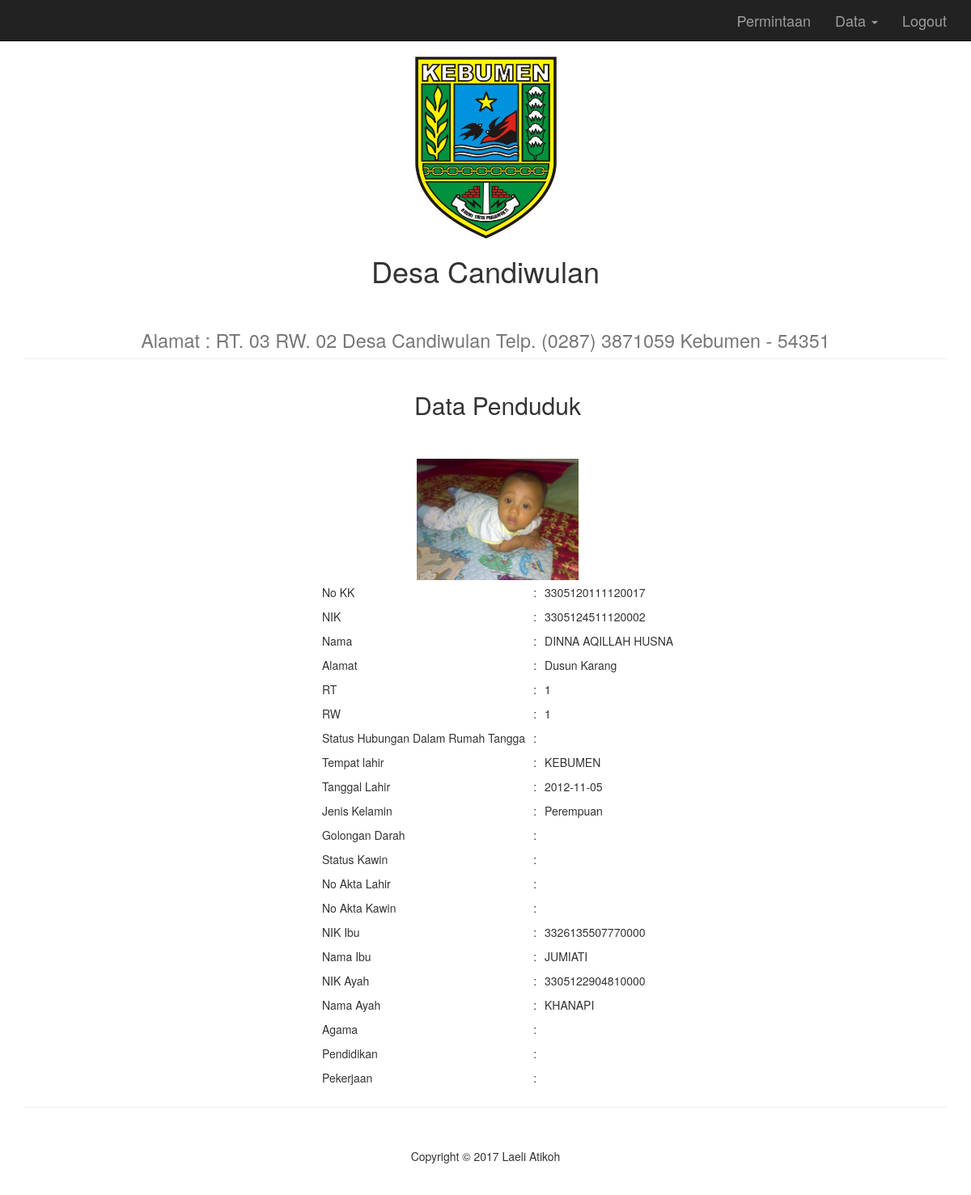
/kades.php?container=lihat_datapenduduk&no_id=AA0005 (signed in), run on the app's committed database.
### tables this page shows
CREATE TABLE IF NOT EXISTS `data_penduduk` (
  `no_kk` varchar(100) NOT NULL,
  `nik` varchar(100) NOT NULL,
  `nama_lgkp` varchar(200) NOT NULL,
  `alamat` varchar(50) NOT NULL,
  `rt` int(5) NOT NULL,
  `rw` int(5) NOT NULL,
  `shdk` varchar(50) NOT NULL,
  `tmpt_lhr` varchar(200) NOT NULL,
  `tgl_lhr` date NOT NULL,
  `jk` varchar(50) NOT NULL,
  `gol_darah` varchar(10) NOT NULL,
  `status_kwn` varchar(100) NOT NULL,
  `no_akta_lhr` varchar(100) NOT NULL,
  `no_akta_kwn` varchar(100) NOT NULL,
  `nik_ibu` varchar(100) NOT NULL,
  `nama_lgkp_ibu` varchar(200) NOT NULL,
  `nik_ayah` varchar(100) NOT NULL,
  `nama_lgkp_ayah` varchar(200) NOT NULL,
  `agama` varchar(100) NOT NULL,
  `pendidikan` varchar(100) NOT NULL,
  `pekerjaan` varchar(100) NOT NULL,
  `foto` varchar(500) NOT NULL,
  `no_id` varchar(12) NOT NULL,
  PRIMARY KEY (`nik`)
);

### lihat_datapenduduk.php (the view, shortened to what this page needs)
<?php
                          $no_id = $_GET['no_id'];
                          $query = "select * from data_penduduk where no_id ='$no_id'";
                          $tampil = mysql_query($query) or die("Gagal dalam menampilkan data");
                          $tampilData = mysql_fetch_array($tampil)
                        ?>
<div class="container">
<h2 align="center">Data Penduduk</h2>
<br><br>
  <center>
  <img src="<?php echo $tampilData['foto']; ?>" height="150" />
  <br>
  <table border="0">
  <tr><td>No KK</td><td>:</td><td><?php echo $tampilData['no_kk']; ?></td></tr>
  <tr><td>NIK</td><td>:</td><td><?php echo $tampilData['nik']; ?></td></tr>
  <tr><td>Nama</td><td>:</td><td><?php echo $tampilData['nama_lgkp']; ?></td></tr>
  <tr><td>Alamat</td><td>:</td><td><?php echo $tampilData['alamat']; ?></td></tr>
  <tr><td>RT</td><td>:</td><td><?php echo $tampilData['rt']; ?></td></tr>
  <tr><td>RW</td><td>:</td><td><?php echo $tampilData['rw']; ?></td></tr>
  <tr><td>Status Hubungan Dalam Rumah Tangga</td><td>:</td><td><?php echo $tampilData['shdk']; ?></td></tr>
  <tr><td>Tempat lahir</td><td>:</td><td><?php echo $tampilData['tmpt_lhr']; ?></td></tr>
  <tr><td>Tanggal Lahir</td><td>:</td><td><?php echo $tampilData['tgl_lhr'];?></td></tr>
  <tr><td>Jenis Kelamin</td><td>:</td><td><?php echo $tampilData['jk'];?></td></tr>
  <tr><td>Golongan Darah</td><td>:</td><td><?php echo $tampilData['gol_darah'];?></td></tr>
  <tr><td>Status Kawin</td><td>:</td><td><?php echo $tampilData['status_kwn'];?></td></tr>
  <tr><td>No Akta Lahir</td><td>:</td><td><?php echo $tampilData['no_akta_lhr'];?></td></tr>
  <tr><td>No Akta Kawin</td><td>:</td><td><?php echo $tampilData['no_akta_kwn'];?></td></tr>
  <tr><td>NIK Ibu</td><td>:</td><td><?php echo $tampilData['nik_ibu'];?></td></tr>
  <tr><td>Nama Ibu</td><td>:</td><td><?php echo $tampilData['nama_lgkp_ibu'];?></td></tr>
  <tr><td>NIK Ayah</td><td>:</td><td><?php echo $tampilData['nik_ayah'];?></td></tr>
  <tr><td>Nama Ayah</td><td>:</td><td><?php echo $tampilData['nama_lgkp_ayah'];?></td></tr>
  <tr><td>Agama</td><td>:</td><td><?php echo $tampilData['agama'];?></td></tr>
  <tr><td>Pendidikan</td><td>:</td><td><?php echo $tampilData['pendidikan'];?></td></tr>
  <tr><td>Pekerjaan</td><td>:</td><td><?php echo $tampilData['pekerjaan'];?></td></tr>
  </table></center>
</div>

### css/modern-business.css (style rules this page uses)
html, body { height: 100%; }
body { padding-top: 50px; }

### lihat_datapenduduk.php (style rules this page uses)
th, td { padding: 5px; }

### data on the page
data_penduduk: foto (picture), no_kk "3305120111120017", nik "3305124511120002", nama_lgkp "DINNA AQILLAH HUSNA", alamat "Dusun Karang", rt "1", rw "1", tmpt_lhr "KEBUMEN", tgl_lhr "2012-11-05", jk "Perempuan", nik_ibu "3326135507770000", nama_lgkp_ibu "JUMIATI", nik_ayah "3305122904810000", nama_lgkp_ayah "KHANAPI"
